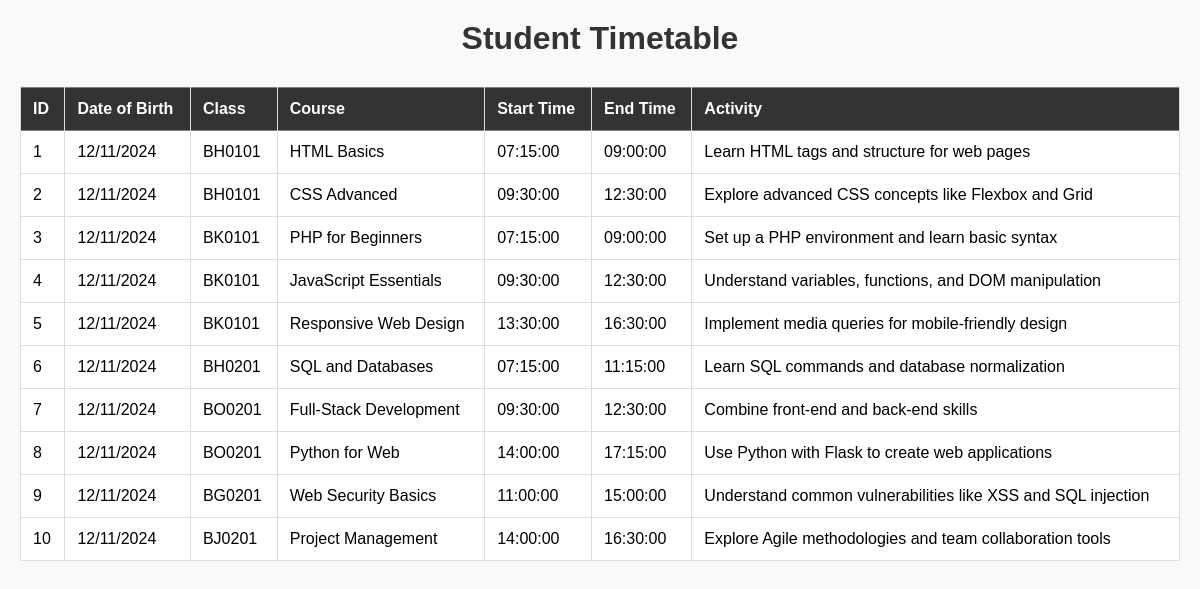
The page /viewTimetable_2.php on the database its author committed.
### tables this page shows
CREATE TABLE schedule (
    id INT AUTO_INCREMENT PRIMARY KEY,
    birth_date DATE NOT NULL,          
    class VARCHAR(255) NOT NULL,       
    start_time TIME NOT NULL,          
    end_time TIME NOT NULL,            
    Courses VARCHAR(255) NOT NULL,     
    activity VARCHAR(255) NOT NULL     
);

### viewTimetable_2.php (the view, shortened to what this page needs)
<?php
include('db.php');
$sql = "SELECT * FROM schedule";
$result = $conn->query($sql);
?>
<!DOCTYPE html>
<html lang="en">
<head>
    <link rel="stylesheet" href="viewTimetable.css">
</head>
<body>
    <h1>Student Timetable</h1>
    <table border="1">
        <tr>
            <th>ID</th>
            <th>Date of Birth</th>
            <th>Class</th>
            <th>Course</th>
            <th>Start Time</th>
            <th>End Time</th>
            <th>Activity</th>
        </tr>
        <?php
        if ($result->num_rows > 0) {
            while ($row = $result->fetch_assoc()) {
                $birth_date = $row['birth_date'];
                echo "<tr>";
                echo "<td>" . $row['id'] . "</td>";
                echo "<td>" . date('d/m/Y', strtotime($birth_date)) . "</td>";
                echo "<td>" . $row['class'] . "</td>";
                echo "<td>" . $row['Courses'] . "</td>";
                echo "<td>" . $row['start_time'] . "</td>";
                echo "<td>" . $row['end_time'] . "</td>";
                echo "<td>" . $row['activity'] . "</td>";
                echo "</tr>";
            }
        } else {
            echo "<tr><td colspan='8'>No records found</td></tr>";
        }
        ?>
    </table>
</body>
</html>

### viewTimetable.css (style rules this page uses)
* { margin: 0; padding: 0; box-sizing: border-box; }
body { font-family: Arial, sans-serif; background-color: #f9f9f9; padding: 20px; }
h1 { text-align: center; color: #333; margin-bottom: 20px; }
table { width: 100%; margin-top: 30px; border-collapse: collapse; background-color: #fff; }
th { background-color: #333; color: white; padding: 12px; text-align: left; border-right: 1px solid #ddd; }
td { padding: 12px; text-align: left; border-bottom: 1px solid #ddd; border-right: 1px solid #ddd; }
td:first-child, th:first-child { border-left: 1px solid #ddd; }

### rows shown on the page
schedule: id "1", birth_date "12/11/2024", class "BH0101", Courses "HTML Basics", start_time "07:15:00", end_time "09:00:00", activity "Learn HTML tags and structure for web pages"
schedule: id "2", birth_date "12/11/2024", class "BH0101", Courses "CSS Advanced", start_time "09:30:00", end_time "12:30:00", activity "Explore advanced CSS concepts like Flexbox and Grid"
schedule: id "3", birth_date "12/11/2024", class "BK0101", Courses "PHP for Beginners", start_time "07:15:00", end_time "09:00:00", activity "Set up a PHP environment and learn basic syntax"
schedule: id "4", birth_date "12/11/2024", class "BK0101", Courses "JavaScript Essentials", start_time "09:30:00", end_time "12:30:00", activity "Understand variables, functions, and DOM manipulation"
schedule: id "5", birth_date "12/11/2024", class "BK0101", Courses "Responsive Web Design", start_time "13:30:00", end_time "16:30:00", activity "Implement media queries for mobile-friendly design"
schedule: id "6", birth_date "12/11/2024", class "BH0201", Courses "SQL and Databases", start_time "07:15:00", end_time "11:15:00", activity "Learn SQL commands and database normalization"
schedule: id "7", birth_date "12/11/2024", class "BO0201", Courses "Full-Stack Development", start_time "09:30:00", end_time "12:30:00", activity "Combine front-end and back-end skills"
schedule: id "8", birth_date "12/11/2024", class "BO0201", Courses "Python for Web", start_time "14:00:00", end_time "17:15:00", activity "Use Python with Flask to create web applications"
schedule: id "9", birth_date "12/11/2024", class "BG0201", Courses "Web Security Basics", start_time "11:00:00", end_time "15:00:00", activity "Understand common vulnerabilities like XSS and SQL injection"
schedule: id "10", birth_date "12/11/2024", class "BJ0201", Courses "Project Management", start_time "14:00:00", end_time "16:30:00", activity "Explore Agile methodologies and team collaboration tools"
